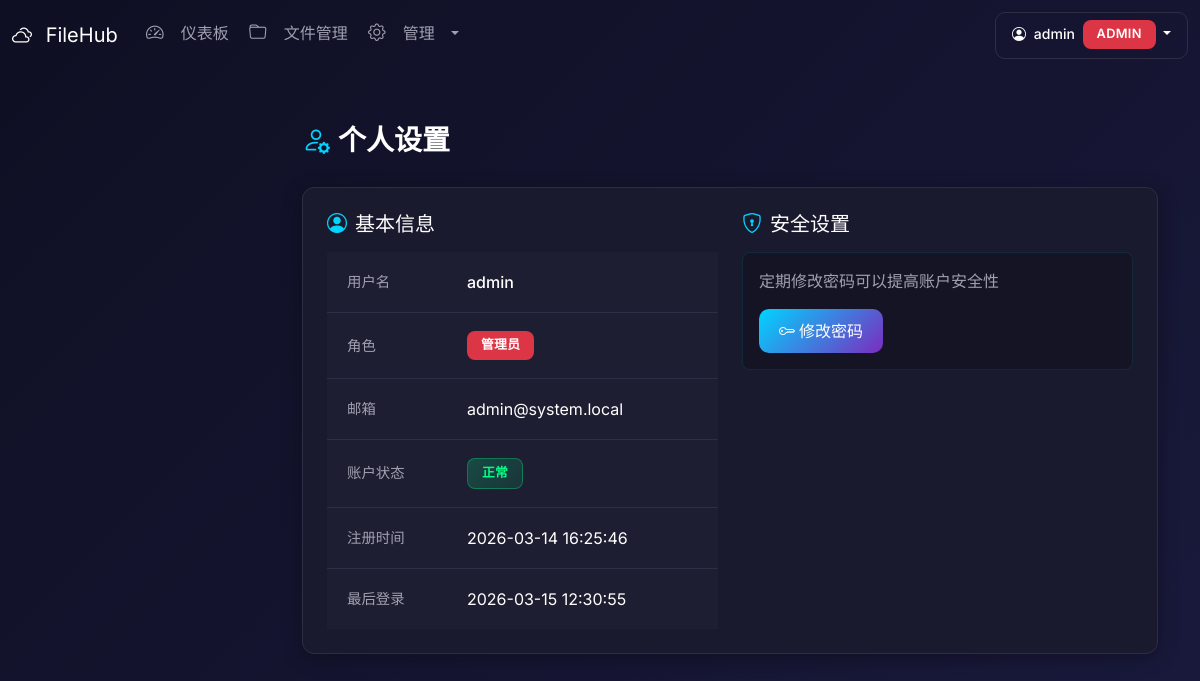
The page /settings/profile (signed in) on the database as committed earlier.
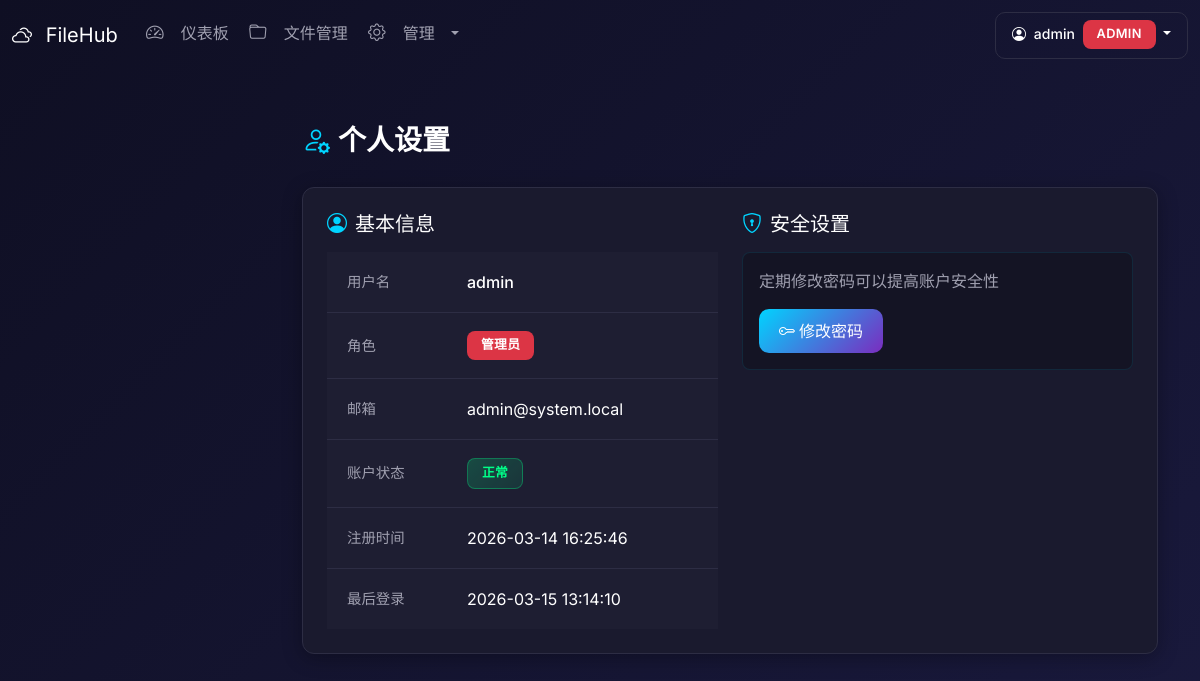
The same page on the database as committed later.
### database.py (models this page shows, shortened)
class User(Base):
    __tablename__ = 'users'
    id = Column(Integer, primary_key=True, autoincrement=True)
    username = Column(String(50), unique=True, nullable=False, index=True)
    password_hash = Column(String(255), nullable=False)
    email = Column(String(100), unique=True, nullable=True)
    role = Column(String(20), default='user')  # user, admin
    is_active = Column(Boolean, default=True)
    created_at = Column(DateTime, default=datetime.now)
    updated_at = Column(DateTime, default=datetime.now, onupdate=datetime.now)
    last_login = Column(DateTime, nullable=True)
    permissions = relationship('Permission', back_populates='user', cascade='all, delete-orphan', foreign_keys='Permission.user_id', lazy='joined')
    audit_logs = relationship('AuditLog', back_populates='user', cascade='all, delete-orphan')

### app.py (the view)
@app.route('/settings/profile')
@login_required
def settings_profile():
    user = get_user_by_id(session['user_id'])
    return render_template('settings/profile.html', user=user)

### auth.py (called while the page is built)
def get_user_by_id(user_id):
    db = get_session()
    try:
        return db.query(User).filter(User.id == user_id).first()
    finally:
        db.close()

def login_required(f):
    @wraps(f)
    def decorated_function(*args, **kwargs):
        if 'user_id' not in session:
            if request.path.startswith('/api/'):
                return jsonify({'success': False, 'error': '请先登录'}), 401
            flash('请先登录', 'warning')
            return redirect(url_for('login', next=request.url))
        return f(*args, **kwargs)
    return decorated_function

### database.py (called while the page is built)
def get_session():
    return Session()

### templates/settings/profile.html (shortened to what this page needs)
{% extends "base.html" %}
{% block content %}
<div class="d-flex justify-content-between align-items-center mb-4">
    <h2 class="page-title">
        <i class="bi bi-person-gear me-2" style="color: #00d4ff;"></i>个人设置
    </h2>
</div>
<div class="content-card mb-4">
    <div class="card-body-custom p-4">
        <div class="row">
            <div class="col-md-6">
                <h5 class="text-white mb-3">
                    <i class="bi bi-person-circle me-2" style="color: #00d4ff;"></i>基本信息
                </h5>
                <table class="table table-borderless">
                    <tr>
                        <td class="text-muted" style="width: 120px;">用户名</td>
                        <td class="text-white fw-medium">{{ user.username }}</td>
                    </tr>
                    <tr>
                        <td class="text-muted">角色</td>
                        <td>
                            {% if user.role == 'admin' %}
                            <span class="badge bg-danger">管理员</span>
                            {% else %}
                            <span class="badge bg-secondary">普通用户</span>
                            {% endif %}
                        </td>
                    </tr>
                    <tr>
                        <td class="text-muted">邮箱</td>
                        <td class="text-white">{{ user.email or '未设置' }}</td>
                    </tr>
                    <tr>
                        <td class="text-muted">账户状态</td>
                        <td>
                            {% if user.is_active %}
                            <span class="badge bg-success">正常</span>
                            {% else %}
                            <span class="badge bg-danger">禁用</span>
                            {% endif %}
                        </td>
                    </tr>
                    <tr>
                        <td class="text-muted">注册时间</td>
                        <td class="text-white">{{ user.created_at.strftime('%Y-%m-%d %H:%M:%S') if user.created_at else '-' }}</td>
                    </tr>
                    <tr>
                        <td class="text-muted">最后登录</td>
                        <td class="text-white">{{ user.last_login.strftime('%Y-%m-%d %H:%M:%S') if user.last_login else '从未登录' }}</td>
                    </tr>
                </table>
            </div>
            <div class="col-md-6">
                <h5 class="text-white mb-3">
                    <i class="bi bi-shield-lock me-2" style="color: #00d4ff;"></i>安全设置
                </h5>
                <div class="p-3" style="background: rgba(0,0,0,0.2); border-radius: 8px; border: 1px solid rgba(0,212,255,0.1);">
                    <p class="text-muted mb-3">定期修改密码可以提高账户安全性</p>
                    <button class="btn btn-primary" data-bs-toggle="modal" data-bs-target="#changePasswordModal">
                        <i class="bi bi-key me-1"></i>修改密码
                    </button>
                </div>
            </div>
        </div>
    </div>
</div>
{% endblock %}

Rows that differ between the two databases and show on the page:
changed User "admin": last_login "2026-03-15 12:30:55" → "2026-03-15 13:14:10"
